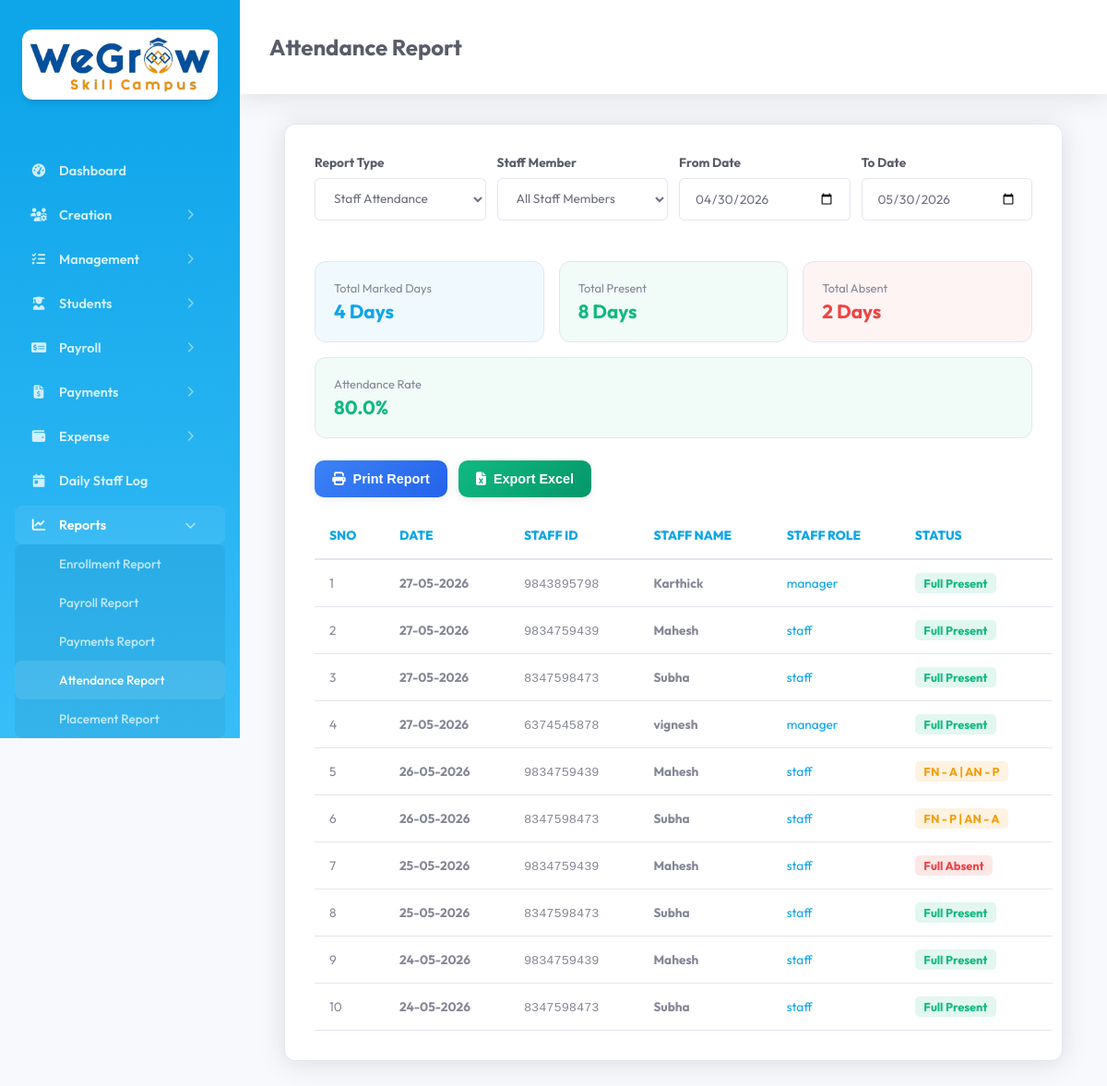
The page /report_attendance.php (signed in) on the database as committed earlier.
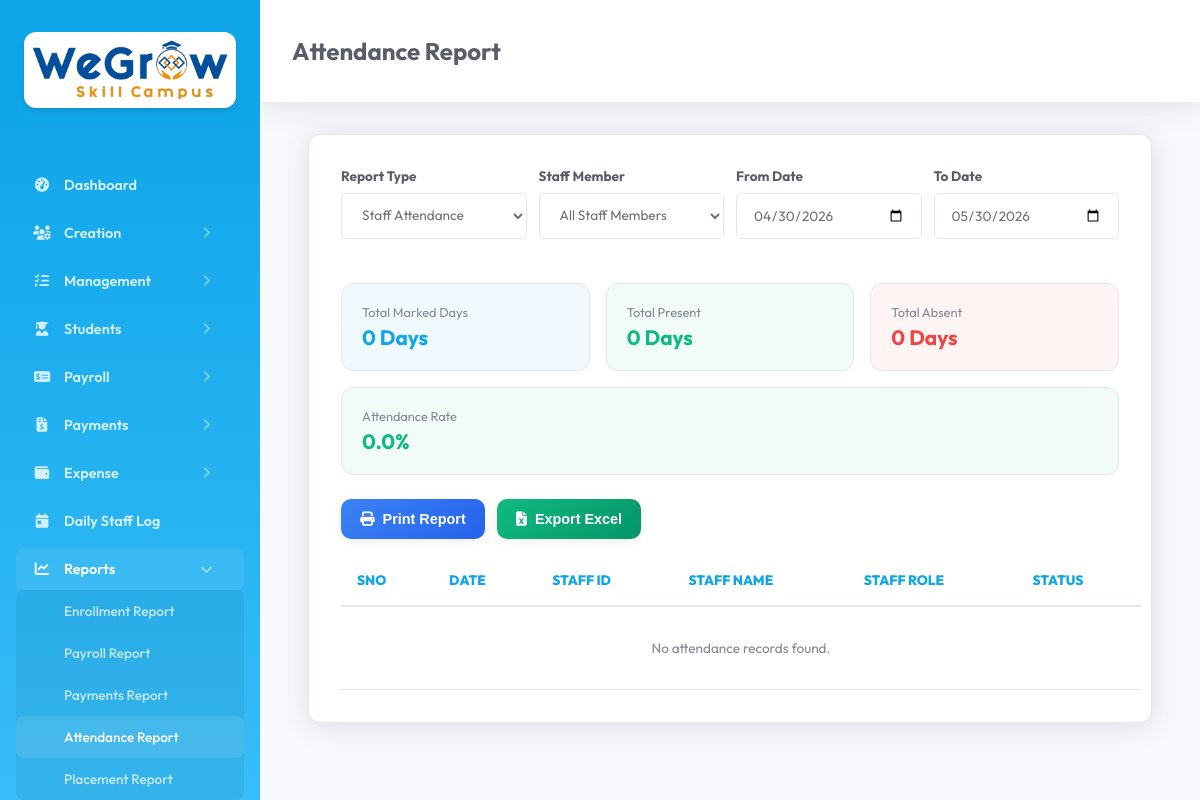
The same page on the database as committed later.
### tables this page shows
CREATE TABLE `tc_attendance` (
  `id` int(11) NOT NULL AUTO_INCREMENT,
  `created_date_time` datetime DEFAULT NULL,
  `updated_date_time` datetime DEFAULT NULL,
  `company_id` mediumtext DEFAULT NULL,
  `attendance_id` mediumtext DEFAULT NULL,
  `attendance_date` date DEFAULT NULL,
  `staff_id` mediumtext DEFAULT NULL,
  `staff_name` mediumtext DEFAULT NULL,
  `staff_number` mediumtext DEFAULT NULL,
  `staff_role` mediumtext DEFAULT NULL,
  `fn_present` mediumtext DEFAULT NULL,
  `an_present` mediumtext DEFAULT NULL,
  `present_code` mediumtext DEFAULT NULL,
  `deleted` int(11) NOT NULL DEFAULT 0,
  PRIMARY KEY (`id`)
);

### main/label.php (called while the page is built, shortened)
<?php
    $modules = [
        'dashboard' => 'Dashboard',
        'company' => 'Company Details',
        'roles' => 'Role Management',
        'users' => 'User Management',
        'staff' => 'Staff Management',
        'course' => 'Courses',
        'course_closure' => 'Course Closure',
        'tasks' => 'Tasks',
        'event' => 'Events',
        'enrollment' => 'Training Enrollment',
        'enrollment_internship' => 'Internship Enrollment',
        'course_enquiry' => 'Course Enquiry',
        'attendance' => 'Attendance',
        'payroll' => 'Process Payroll',
        'receipt' => 'Receipts',
        'payment_mode' => 'Payment Modes',
        'bank' => 'Banks',
        'expense_category' => 'Expense Category',
        'expense_entry' => 'Expense Entry',
        'daily_reports' => 'Daily Staff Log',
        'report_enrollment' => 'Enrollment Report',
        'report_payroll' => 'Payroll Report',
        'report_payments' => 'Payments Report',
        'report_attendance' => 'Attendance Report',
        'report_placement' => 'Placement Report',
        'student_attendance' => 'Student Attendance',
        'student_tasks' => 'Student Tasks',
        'student_reports' => 'Student Daily Report',
        'daily_report' => 'Daily Report',
        'student_profile' => 'My Profile'
    ];
?>

### main/basic_functions.php (called while the page is built, shortened)
<?php
    include_once("label.php");
    class Basic_Functions extends Database {
        public $con;
        public function getQueryRecords($query, $params = []) {
            $con = $this->con;
            $stmt = $con->prepare($query);
            $stmt->execute($params);
            return $stmt->fetchAll();
        }
    }
?>

### report_attendance.php (the view, shortened to what the changed rows need)
<?php require_once 'common_file.php';
$from_page = 'Attendance Report';
$from_date = date('Y-m-d', strtotime('-30 days'));
$to_date = date('Y-m-d');
$report_type = 'staff';
$attendance_data = [];
$total_present_days = 0;
$total_absent_days = 0;
$unique_dates = [];
$total_marked = 0;
if ($report_type === 'staff') {
    $where = "a.deleted = 0 AND a.company_id = :comp_id";
    $params = [':comp_id' => $_SESSION['company_id']];
    if (!empty($from_date)) {
        $where .= " AND a.attendance_date >= :from_date";
        $params[':from_date'] = $from_date;
    }
    if (!empty($to_date)) {
        $where .= " AND a.attendance_date <= :to_date";
        $params[':to_date'] = $to_date;
    }
    $query = "SELECT a.*
              FROM {$GLOBALS['attendance_table']} a
              WHERE $where
              ORDER BY a.attendance_date DESC, a.staff_name ASC";
    $attendance_data = $bf->getQueryRecords($query, $params);
}
if (!empty($attendance_data)) {
    foreach ($attendance_data as $row) {
        $total_marked++;
        $unique_dates[$row['attendance_date']] = true;
        switch ($row['present_code']) {
            case 'PP':
                $total_present_days += 1;
                break;
            case 'AA':
                $total_absent_days += 1;
                break;
            case 'PA':
            case 'AP':
                $total_present_days += 0.5;
                $total_absent_days += 0.5;
                break;
        }
    }
}
$total_days = count($unique_dates);
$attendance_rate = $total_marked > 0 ? ($total_present_days / $total_marked) * 100 : 0;
?>
<!DOCTYPE html>
<html lang="en">
<head>
    <link rel="stylesheet" href="assets/css/style.css">
</head>
<body>
    <?php include 'sidebar.php'; ?>
    <div class="main-content update_content">
        <div class="header">
            <h2><?php echo htmlspecialchars($from_page); ?></h2>
        </div>
        <div class="module-section">
            <div id="attendance_report_container">
                <div class="summary-cards" style="margin-top: 1.5rem;">
                    <div class="summary-card" style="background: rgba(14,165,233,0.06);">
                        <div class="label">Total Marked Days</div>
                        <div class="value" style="color: var(--primary);"><?php echo $total_days; ?> Days</div>
                    </div>
                    <div class="summary-card" style="background: rgba(16,185,129,0.06);">
                        <div class="label">Total Present</div>
                        <div class="value present-color"><?php echo $total_present_days; ?> Days</div>
                    </div>
                    <div class="summary-card" style="background: rgba(239,68,68,0.06);">
                        <div class="label">Total Absent</div>
                        <div class="value absent-color"><?php echo $total_absent_days; ?> Days</div>
                    </div>
                    <div class="summary-card" style="background: rgba(16,185,129,0.06);">
                        <div class="label">Attendance Rate</div>
                        <div class="value present-color"><?php echo number_format($attendance_rate, 1); ?>%</div>
                    </div>
                </div>
                <table class="responsive table table-bordered" id="attendance_report_table">
                    <thead>
                        <tr>
                            <th>Sno</th>
                            <th>Date</th>
                            <?php if ($report_type === 'staff'): ?>
                                <th>Staff ID</th>
                                <th>Staff Name</th>
                                <th>Staff Role</th>
                            <?php endif; ?>
                            <th>Status</th>
                        </tr>
                    </thead>
                    <tbody>
                        <?php
                            $sno = 1;
                            if(!empty($attendance_data)) {
                                foreach ($attendance_data as $row) {
                                    $status_badge = '';
                                    switch ($row['present_code']) {
                                        case 'PP':
                                            $status_badge = '<span class="status-badge" style="background: rgba(16,185,129,0.12); color: #10b981; font-weight: 700; padding: 0.2rem 0.6rem; border-radius: 0.3rem; font-size: 0.8rem;">Full Present</span>';
                                            break;
                                        case 'AA':
                                            $status_badge = '<span class="status-badge" style="background: rgba(239,68,68,0.12); color: #ef4444; font-weight: 700; padding: 0.2rem 0.6rem; border-radius: 0.3rem; font-size: 0.8rem;">Full Absent</span>';
                                            break;
                                        case 'PA':
                                            $status_badge = '<span class="status-badge" style="background: rgba(245,158,11,0.12); color: #f59e0b; font-weight: 700; padding: 0.2rem 0.6rem; border-radius: 0.3rem; font-size: 0.8rem;">FN - P | AN - A</span>';
                                            break;
                                        case 'AP':
                                            $status_badge = '<span class="status-badge" style="background: rgba(245,158,11,0.12); color: #f59e0b; font-weight: 700; padding: 0.2rem 0.6rem; border-radius: 0.3rem; font-size: 0.8rem;">FN - A | AN - P</span>';
                                            break;
                                    }
                        ?>
                                    <tr>
                                        <td><?php echo $sno++; ?></td>
                                        <td><strong><?php echo date('d-m-Y', strtotime($row['attendance_date'])); ?></strong></td>
                                        <?php if ($report_type === 'staff'): ?>
                                            <td><span style="font-family: monospace; color: var(--text-muted);"><?php echo htmlspecialchars($row['staff_number']); ?></span></td>
                                            <td><strong><?php echo htmlspecialchars($row['staff_name']); ?></strong></td>
                                            <td><span class="status-badge" style="background: var(--primary-light); color: var(--primary);"><?php echo htmlspecialchars($row['staff_role']); ?></span></td>
                                        <?php endif; ?>
                                        <td><?php echo $status_badge; ?></td>
                                    </tr>
                                <?php } ?>
                            <?php } else { ?>
                                <tr>
                                    <td colspan="7" style="text-align:center; padding: 2rem; color: var(--text-muted);">No attendance records found.</td>
                                </tr>
                        <?php } ?>
                    </tbody>
                </table>
            </div>
        </div>
    </div>
</body>
</html>

### sidebar.php (shortened to what the changed rows need)
<link rel="stylesheet" href="https://cdnjs.cloudflare.com/ajax/libs/font-awesome/6.4.0/css/all.min.css">
<div class="sidebar" id="sidebar">
    <?php
    $current_page = basename($_SERVER['PHP_SELF']);
    ?>
    <ul class="nav-links">
            <?php
        require_once 'permission_helper.php';
        $sidebar_company_id = $_SESSION['company_id'] ?? '';
        $sidebar_role_id = $_SESSION['role_id'] ?? 0;
        $urlMap = [
            'dashboard' => 'dashboard.php',
            'company' => 'company.php',
            'roles' => 'role.php',
            'users' => 'users.php',
            'staff' => 'staff.php',
            'course' => 'course.php',
            'course_closure' => 'course_closure.php',
            'tasks' => (isset($_SESSION['user_role']) && $_SESSION['user_role'] === 'student') ? 'student_tasks.php' : 'tasks.php',
            'event' => 'event.php',
            'enrollment' => 'enrollment.php',
            'enrollment_internship' => 'enrollment_internship.php',
            'course_enquiry' => 'course_enquiry.php',
            'attendance' => 'attendance.php',
            'payroll' => 'payroll.php',
            'receipt' => 'receipt.php',
            'payment_mode' => 'payment_mode.php',
            'bank' => 'bank.php',
            'expense_category' => 'expense_category.php',
            'expense_entry' => 'expense_entry.php',
            'daily_reports' => 'daily_reports.php',
            'report_enrollment' => 'report_enrollment.php',
            'report_payroll' => 'report_payroll.php',
            'report_payments' => 'report_payments.php',
            'report_attendance' => 'report_attendance.php',
            'report_placement' => 'report_placement.php',
            'student_attendance' => 'student_attendance.php',
            'student_tasks' => 'student_tasks.php',
            'student_reports' => 'student_reports.php',
            'daily_report' => 'daily_report.php',
            'student_profile' => 'student_profile.php'
        ];
        foreach ($menu_structure as $item) {
            $allowed_pages = [];
            foreach ($item['pages'] as $page_key) {
                if (checkPermission($sidebar_company_id, $sidebar_role_id, $page_key, PERMISSION_VIEW)) {
                    $allowed_pages[] = $page_key;
                }
            }
            if (!$item['dropdown']) {
                $page_key = $allowed_pages[0];
                $url = $urlMap[$page_key] ?? ($page_key . '.php');
                $isActive = ($current_page == $url) ? 'active' : '';
                ?>
                <li class="nav-item">
                    <a href="<?php echo $url; ?>" class="nav-link <?php echo $isActive; ?>">
                        <i class="<?php echo $item['icon']; ?>"></i> <span><?php echo $modules[$page_key] ?? $item['title']; ?></span>
                    </a>
                </li>
                <?php
            } else {
                $isParentActive = false;
                foreach ($allowed_pages as $page_key) {
                    $url = $urlMap[$page_key] ?? ($page_key . '.php');
                    if ($current_page == $url) {
                        $isParentActive = true;
                        break;
                    }
                }
                ?>
                <li class="nav-item">
                    <a href="javascript:void(0)" class="nav-link menu-toggle <?php echo $isParentActive ? 'parent-active open' : ''; ?>" data-target="<?php echo $item['menu_id']; ?>">
                        <span class="menu-label"><i class="<?php echo $item['icon']; ?>"></i> <?php echo $item['title']; ?></span>
                        <i class="fas fa-chevron-right arrow"></i>
                    </a>
                    <ul class="submenu <?php echo $isParentActive ? 'show' : ''; ?>" id="<?php echo $item['menu_id']; ?>">
                        <?php foreach ($allowed_pages as $page_key):
                            $url = $urlMap[$page_key] ?? ($page_key . '.php');
                            $isActive = ($current_page == $url) ? 'active' : '';
                            ?>
                            <li>
                                <a href="<?php echo $url; ?>" class="nav-link <?php echo $isActive; ?>">
                                    <?php echo $modules[$page_key] ?? $page_key; ?>
                                </a>
                            </li>
                        <?php endforeach; ?>
                    </ul>
                </li>
                <?php
            }
        }
        ?>
    </ul>
</div>

Rows that differ between the two databases and show on the page:
removed tc_attendance: attendance_date "27-05-2026", staff_number "9843895798", staff_name "Karthick", staff_role "manager", present_code "Full Present"
removed tc_attendance: attendance_date "27-05-2026", staff_number "9834759439", staff_name "Mahesh", staff_role "staff", present_code "Full Present"
removed tc_attendance: attendance_date "27-05-2026", staff_number "8347598473", staff_name "Subha", staff_role "staff", present_code "Full Present"
removed tc_attendance: attendance_date "27-05-2026", staff_number "6374545878", staff_name "vignesh", staff_role "manager", present_code "Full Present"
removed tc_attendance: attendance_date "26-05-2026", staff_number "9834759439", staff_name "Mahesh", staff_role "staff", present_code "FN - A | AN - P"
removed tc_attendance: attendance_date "26-05-2026", staff_number "8347598473", staff_name "Subha", staff_role "staff", present_code "FN - P | AN - A"
removed tc_attendance: attendance_date "25-05-2026", staff_number "9834759439", staff_name "Mahesh", staff_role "staff", present_code "Full Absent"
removed tc_attendance: attendance_date "25-05-2026", staff_number "8347598473", staff_name "Subha", staff_role "staff", present_code "Full Present"
removed tc_attendance: attendance_date "24-05-2026", staff_number "9834759439", staff_name "Mahesh", staff_role "staff", present_code "Full Present"
removed tc_attendance: attendance_date "24-05-2026", staff_number "8347598473", staff_name "Subha", staff_role "staff", present_code "Full Present"
Other text that changed with them:
$total_days: "4" → "0"
$total_present_days: "8" → "0"
$total_absent_days: "2" → "0"
$attendance_rate: "80.0" → "0.0"
text now shown: "No attendance records found."
